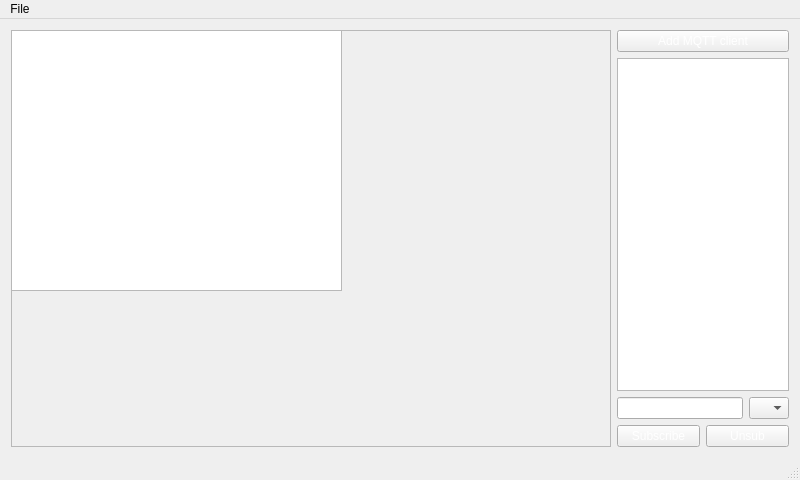
<?xml version="1.0" encoding="UTF-8"?>
<ui version="4.0">
 <class>MainWindow</class>
 <widget class="QMainWindow" name="MainWindow">
  <property name="geometry">
   <rect>
    <x>0</x>
    <y>0</y>
    <width>800</width>
    <height>480</height>
   </rect>
  </property>
  <property name="minimumSize">
   <size>
    <width>0</width>
    <height>0</height>
   </size>
  </property>
  <property name="maximumSize">
   <size>
    <width>16777</width>
    <height>16777</height>
   </size>
  </property>
  <property name="windowTitle">
   <string>MainWindow</string>
  </property>
  <widget class="QWidget" name="centralWidget">
   <layout class="QGridLayout" name="gridLayout_2">
    <item row="0" column="0">
     <widget class="QFrame" name="frame">
      <property name="minimumSize">
       <size>
        <width>600</width>
        <height>0</height>
       </size>
      </property>
      <property name="frameShape">
       <enum>QFrame::StyledPanel</enum>
      </property>
      <property name="frameShadow">
       <enum>QFrame::Raised</enum>
      </property>
      <widget class="QListWidget" name="listWidget">
       <property name="geometry">
        <rect>
         <x>0</x>
         <y>0</y>
         <width>331</width>
         <height>261</height>
        </rect>
       </property>
       <property name="styleSheet">
        <string notr="true">color: rgb(255, 255, 255);</string>
       </property>
      </widget>
     </widget>
    </item>
    <item row="0" column="1">
     <layout class="QVBoxLayout" name="verticalLayout">
      <item>
       <widget class="QPushButton" name="addBroker">
        <property name="styleSheet">
         <string notr="true">color: rgb(255, 255, 255);</string>
        </property>
        <property name="text">
         <string>Add MQTT client</string>
        </property>
       </widget>
      </item>
      <item>
       <widget class="QListView" name="listView">
        <property name="styleSheet">
         <string notr="true">color: rgb(255, 255, 255);</string>
        </property>
       </widget>
      </item>
      <item>
       <layout class="QHBoxLayout" name="horizontalLayout_2">
        <property name="topMargin">
         <number>0</number>
        </property>
        <item>
         <widget class="QLineEdit" name="topicEdit">
          <property name="styleSheet">
           <string notr="true">color: rgb(255, 255, 255);</string>
          </property>
          <property name="placeholderText">
           <string>topic</string>
          </property>
         </widget>
        </item>
        <item>
         <widget class="QComboBox" name="comboQoS">
          <property name="maximumSize">
           <size>
            <width>40</width>
            <height>16777215</height>
           </size>
          </property>
          <property name="currentText">
           <string/>
          </property>
          <property name="placeholderText">
           <string>QoS</string>
          </property>
         </widget>
        </item>
       </layout>
      </item>
      <item>
       <layout class="QHBoxLayout" name="horizontalLayout">
        <item>
         <widget class="QPushButton" name="subscribeButton">
          <property name="styleSheet">
           <string notr="true">color: rgb(255, 255, 255);</string>
          </property>
          <property name="text">
           <string>Subscribe</string>
          </property>
         </widget>
        </item>
        <item>
         <widget class="QPushButton" name="unsubscribeButton">
          <property name="styleSheet">
           <string notr="true">color: rgb(255, 255, 255);</string>
          </property>
          <property name="text">
           <string>Unsub</string>
          </property>
         </widget>
        </item>
       </layout>
      </item>
     </layout>
    </item>
   </layout>
  </widget>
  <widget class="QMenuBar" name="menuBar">
   <property name="geometry">
    <rect>
     <x>0</x>
     <y>0</y>
     <width>800</width>
     <height>27</height>
    </rect>
   </property>
   <widget class="QMenu" name="menuFile">
    <property name="title">
     <string>File</string>
    </property>
    <addaction name="actionQuit"/>
   </widget>
   <addaction name="menuFile"/>
  </widget>
  <widget class="QStatusBar" name="statusBar"/>
  <action name="actionQuit">
   <property name="text">
    <string>Quit</string>
   </property>
  </action>
 </widget>
 <layoutdefault spacing="6" margin="11"/>
 <resources/>
 <connections/>
</ui>
